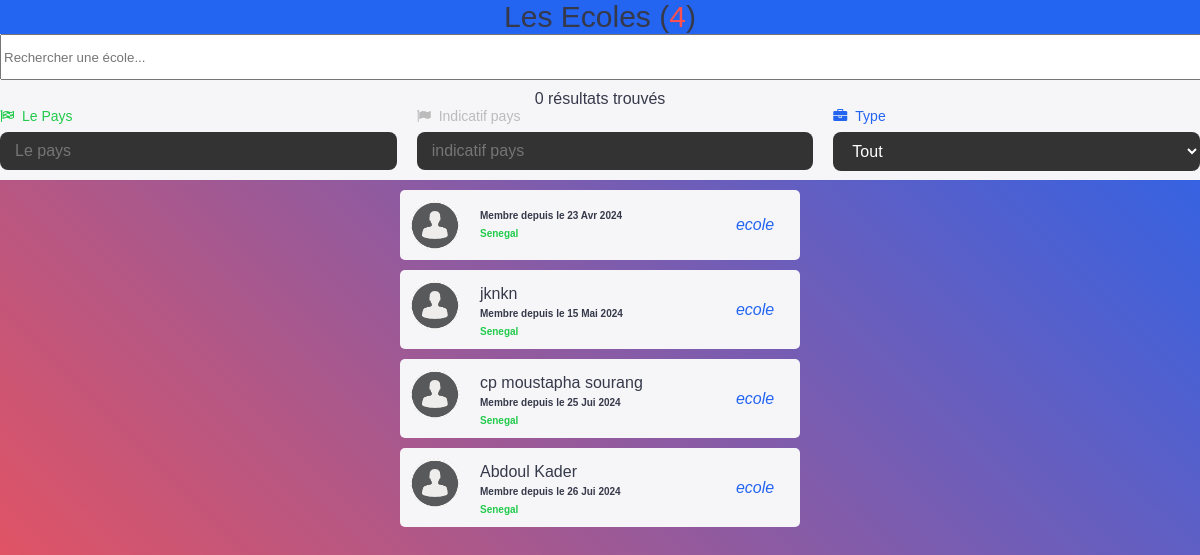
The page /adminecole on the database as committed earlier.
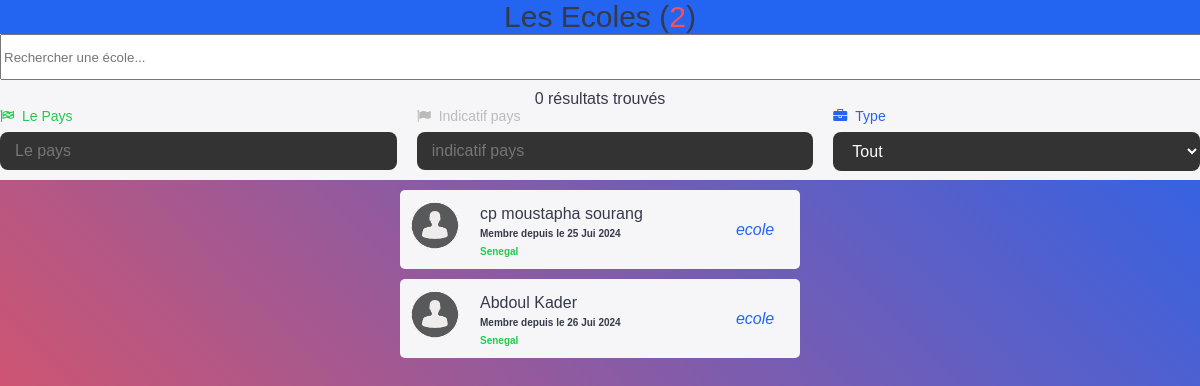
The same page on the database as committed later.
### galsen/models.py (models this page shows, shortened)
class AbstractUser(BaseAbstractUser):
    groups = models.ManyToManyField(Group, related_name='customuser_set', blank=True)
    user_permissions = models.ManyToManyField(Permission, related_name='customuser_set', blank=True)

class CustomUser(AbstractUser):
    LANGUE = [
        ('français', 'Français'),
        ('anglais', 'Anglais'),
        ('spagnol', 'Espagnol'),
        ('italien', 'Italien'),
        ('arabe', 'Arabe'),
    ]
    ACCESS = [
        ('autorised', 'Autorisé(e)'),
        ('no_autorised', 'Non autorisé(e)'),
    ]
    ROLES = [
        ('professionnel', 'Professionnel(le)'),
        ('ecole', 'Ecole'),
        ('entreprise', 'Entreprise'),
    ]
    profile_image = models.ImageField(upload_to='profile_images/', null=True, blank=True)
    banner_image = models.ImageField(upload_to='banner_images/', null=True, blank=True)
    GENRE = [
        ('homme', 'Homme'),
        ('femme', 'Femme'),
    ]
    SITUATION_MATRIMONIALE = [
        ('celibataire', 'Célibataire'),
        ('marie', 'Marié(e)'),
        ('fiance', 'Fiancé(e)'),
        ('divorce', 'Divorcé(e)'),
        ('couple', 'En couple'),
    ]
    marque_dispositif = models.CharField(max_length=255, null=True, blank=True)
    metier = models.CharField(max_length=150, null=True, blank=True)
    etablissement = models.CharField(max_length=255, null=True, blank=True)
    pays = models.CharField(max_length=50, null=True, blank=True)
    ville = models.CharField(max_length=50, null=True, blank=True)
    quartier = models.CharField(max_length=50, null=True, blank=True)
    langue = models.CharField(max_length=255, null=True, blank=True)
    birthday = models.DateField(null=True, blank=True)
    indicatif_pays = models.CharField(max_length=15, null=True, blank=True)
    number_phone = models.CharField(max_length=15, null=True, blank=True)
    number_whatsapp = models.CharField(max_length=15, null=True, blank=True)
    number_telegram = models.CharField(max_length=15, null=True, blank=True)
    instagram_link = models.URLField(null=True, blank=True)
    twitter_link = models.URLField(null=True, blank=True)
    youtube_link = models.URLField(null=True, blank=True)
    website_link = models.URLField(null=True, blank=True)
    langue = models.CharField(max_length=255, choices=LANGUE, default='français')
    rôle = models.CharField(max_length=255, choices=ROLES, default='professionnel')
    access = models.CharField(max_length=255, choices=ACCESS, default='no_autorised')
    genre = models.CharField(max_length=255, choices=GENRE, default='homme')
    situation_matrimoniale = models.CharField(max_length=20, choices=SITUATION_MATRIMONIALE, default='celibataire')
    followers = models.ManyToManyField('self', symmetrical=False, related_name='following_users', blank=True)

class AbstractUser(BaseAbstractUser):
    groups = models.ManyToManyField(Group, related_name='customuser_set', blank=True)
    user_permissions = models.ManyToManyField(Permission, related_name='customuser_set', blank=True)

### galsen/views.py (the view)
# urls.py: path('adminecole', adminecole, name='adminecole'),
def adminecole(request):
    CustomUsers = CustomUser.objects.filter(rôle='ecole')
    ecole_count = CustomUser.objects.filter(rôle='ecole').count()
    user = request.user
    context = {
        'CustomUsers': CustomUsers,
        'ecole_count': ecole_count,
        'user': user
    }
    return render(request, 'admins/details/ecole.html', context)

### galsen/templates/admins/details/ecole.html (shortened to what this page needs)
{% load static %}
<!DOCTYPE html>
<html lang="en">
<head>
    <link rel="stylesheet" href="{% static 'assets/icones/font-awesome/css/font-awesome.css' %}">
    <link rel="stylesheet" href="{% static 'assets/icones/font-awesome/css/font-awesome.min.css' %}">
    <link rel="stylesheet" href="{% static 'assets/ressources/styles/amis.css' %}">
    <link rel="stylesheet" href="{% static 'assets/ressources/styles/theme.css' %}">
</head>
<body>
    <div class="table-container">
        <div class="header-table-bar">
            <div class="table-header bg-primary">Les Ecoles (<span class="danger">{{ ecole_count }} </span>)</div>
            <div class="search-bar-container">
                <input type="text" class="search-bar" id="searchInput" placeholder="Rechercher une école..." onkeyup="filterUsers()">
                <div class="result-count" id="resultCount">0 résultats trouvés</div>
            </div>
            <div class="row">
                <div class="form-group">
                    <label for="countryInput" class="success"><i class="fa fa-flag-checkered"></i> Le Pays </label>
                    <input type="text" id="countryInput" name="pays" onchange="updateIndicatif()" oninput="filterUsers()" placeholder="Le pays" autocomplete="off" required>
                </div>
                <div class="form-group disparait">
                    <label for="indicatif" class="gray"><i class="fa fa-flag"></i> Indicatif pays </label>
                    <input type="number" id="indicatif" readonly placeholder="indicatif pays">
                </div>
                <div class="form-group">
                    <label for="id_rôle" class="primary"><i class="fa fa-briefcase"></i> Type </label>
                    <select  autocomplete="off" id="id_rôle" onchange="filterUsers()">
                        <option value="tout" selected="">Tout</option>
                    </select>
                </div>
            </div>
        </div>
    </div>
    <main>
        <div class="content-amis" id="userTable">
            {% for CustomUser in CustomUsers %}
                <a href="{% url 'change_user' user_id=CustomUser.id %}" class="amis">
                    {% if CustomUser.profile_image and CustomUser.profile_image.url %}
                        <img src="{{ CustomUser.profile_image.url }}">
                    {% else %}
                        <img src="{% static 'assets/default/user.png' %}">
                    {% endif %}
                    <div class="content">
                        <div class="name td">
                            {% if CustomUser.rôle == "professionnel" %}
                                {{ CustomUser.first_name }} {{ CustomUser.last_name }}
                            {% else %}
                                {% if CustomUser.etablissement %}
                                    {{ CustomUser.etablissement }}
                                {% endif %}
                            {% endif %}
                        </div>
                        <b>Membre depuis le {{ CustomUser.date_joined|date:"d M Y" }}</b>
                        <br><b class="success td">{{ CustomUser.pays }}</b>
                    </div>
                    <i class="primary td">{{ CustomUser.rôle }}</i>
                </a>
                {% empty %}
                <p>Vous n'avez aucun ami pour le moment.</p>
            {% endfor %}
        </div>
    </main>
</body>
</html>

Rows that differ between the two databases and show on the page:
removed CustomUser: date_joined "23 Avr 2024", pays "Senegal", rôle "ecole"
removed CustomUser: etablissement "jknkn", date_joined "15 Mai 2024", pays "Senegal", rôle "ecole"
Other text that changed with them:
{{ ecole_count }}: "4" → "2"
